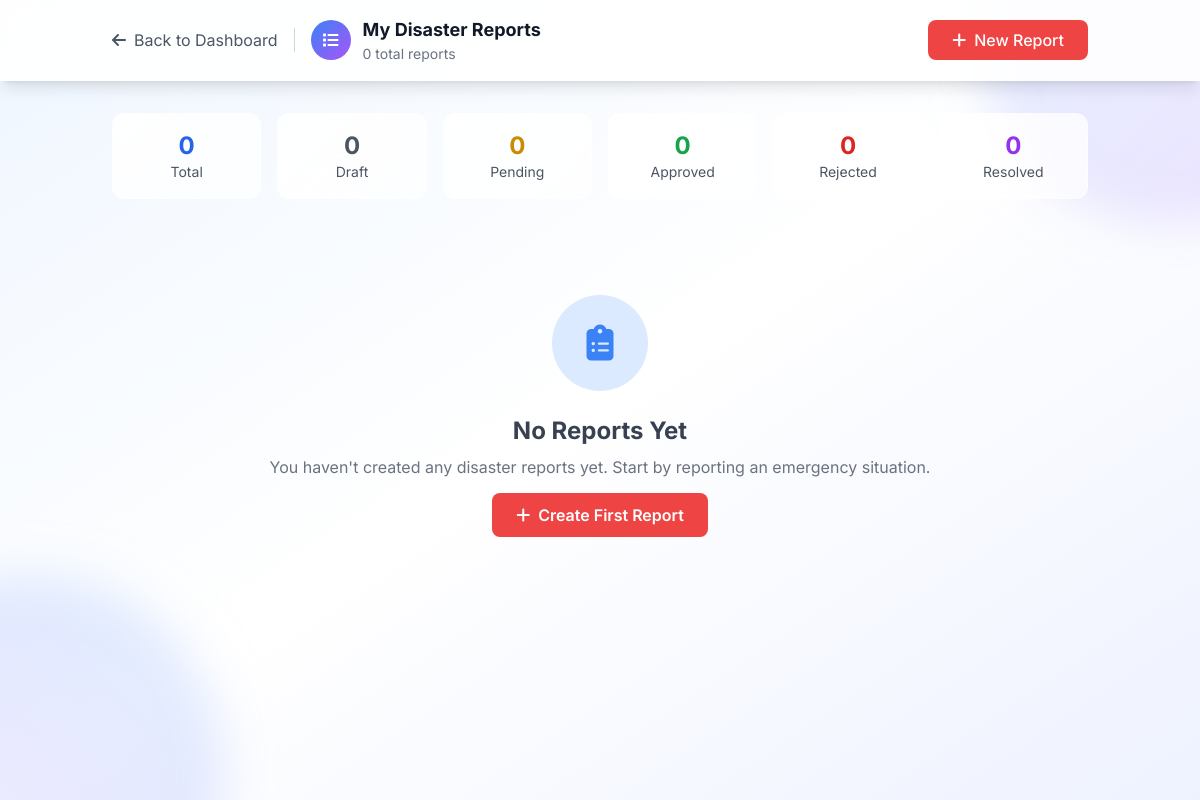
/disasters/my-disasters/ (signed in), run on an earlier commit of the app's database.
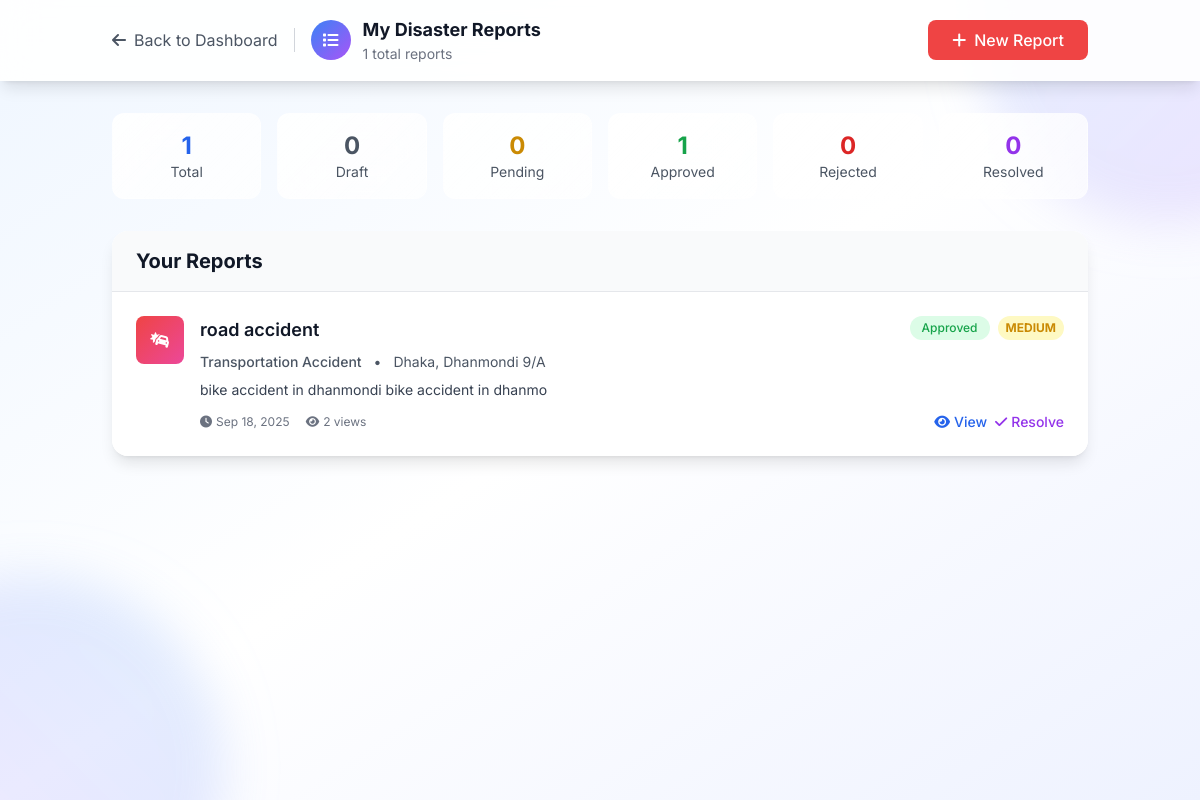
And on a later commit of the database.
### disasters/models.py (models this page shows, shortened)
class Disaster(models.Model):
    DISASTER_TYPE_CHOICES = [
        ('earthquake', 'Earthquake'),
        ('flood', 'Flood'),
        ('cyclone_storm', 'Cyclone/Storm'),
        ('wildfire', 'Fire (Wildfire)'),
        ('landslide', 'Landslide'),
        ('drought', 'Drought'),
        ('tsunami', 'Tsunami'),
        ('natural_other', 'Natural - Others'),
        ('building_fire', 'Building Fire'),
        ('industrial_accident', 'Industrial Accident'),
        ('chemical_spill', 'Chemical Spill'),
        ('transportation_accident', 'Transportation Accident'),
        ('bomb_threat', 'Bomb Threat/Explosion'),
        ('gas_leak', 'Gas Leak'),
        ('structural_collapse', 'Structural Collapse'),
        ('manmade_other', 'Man-Made - Others'),
    ]
    CATEGORY_CHOICES = [
        ('natural', 'Natural Disaster'),
        ('manmade', 'Man-Made Disaster'),
    ]
    SEVERITY_CHOICES = [
        ('critical', 'Critical'),
        ('high', 'High'),
        ('medium', 'Medium'),
        ('low', 'Low'),
    ]
    STATUS_CHOICES = [
        ('draft', 'Draft'),
        ('pending', 'Pending Review'),
        ('approved', 'Approved'),
        ('rejected', 'Rejected'),
        ('resolved', 'Resolved'),
        ('cancelled', 'Cancelled'),
    ]
    title = models.CharField(max_length=200)
    disaster_type = models.CharField(max_length=30, choices=DISASTER_TYPE_CHOICES)
    category = models.CharField(max_length=10, choices=CATEGORY_CHOICES)
    severity = models.CharField(max_length=10, choices=SEVERITY_CHOICES)
    description = models.TextField(help_text="Minimum 50 characters required")
    city = models.CharField(max_length=100)
    area_sector = models.CharField(max_length=100)
    specific_address = models.TextField(blank=True, help_text="Optional specific address")
    landmarks = models.CharField(max_length=200, blank=True, help_text="Nearby landmarks")
    incident_datetime = models.DateTimeField(help_text="When the disaster actually occurred")
    created_at = models.DateTimeField(auto_now_add=True)
    updated_at = models.DateTimeField(auto_now=True)
    reporter = models.ForeignKey(User, on_delete=models.CASCADE, related_name='reported_disasters')
    emergency_contact = models.CharField(max_length=15, blank=True, help_text="Emergency contact on scene")
    status = models.CharField(max_length=15, choices=STATUS_CHOICES, default='draft')
    approved_by = models.ForeignKey(User, on_delete=models.SET_NULL, null=True, blank=True,
                                    related_name='approved_disasters')
    approved_at = models.DateTimeField(null=True, blank=True)
    rejection_reason = models.TextField(blank=True)
    resolved_at = models.DateTimeField(null=True, blank=True)
    resolution_notes = models.TextField(blank=True)
    view_count = models.PositiveIntegerField(default=0)
    is_active = models.BooleanField(default=True)
    class Meta:
        ordering = ['-created_at']
        indexes = [
            models.Index(fields=['status', 'city', 'area_sector']),
            models.Index(fields=['disaster_type', 'severity']),
            models.Index(fields=['created_at']),
        ]
    def get_severity_color(self):
        colors = {
            'critical': 'text-red-600 bg-red-100',
            'high': 'text-orange-600 bg-orange-100',
            'medium': 'text-yellow-600 bg-yellow-100',
            'low': 'text-green-600 bg-green-100'
        }
        return colors.get(self.severity, 'text-gray-600 bg-gray-100')
    def get_disaster_icon(self):
        icons = {
            'earthquake': 'fas fa-mountain',
            'flood': 'fas fa-water',
            'cyclone_storm': 'fas fa-wind',
            'wildfire': 'fas fa-fire',
            'landslide': 'fas fa-mountain',
            'drought': 'fas fa-sun',
            'tsunami': 'fas fa-water',
            'building_fire': 'fas fa-fire-extinguisher',
            'industrial_accident': 'fas fa-industry',
            'chemical_spill': 'fas fa-vial',
            'transportation_accident': 'fas fa-car-crash',
            'bomb_threat': 'fas fa-bomb',
            'gas_leak': 'fas fa-gas-pump',
            'structural_collapse': 'fas fa-building',
        }
        return icons.get(self.disaster_type, 'fas fa-exclamation-triangle')

### disasters/views.py (the view)
# urls.py: path('my-disasters/', views.my_disasters, name='my_disasters'),
@login_required
def my_disasters(request):
    disasters = Disaster.objects.filter(reporter=request.user).order_by('-created_at')
    stats = {
        'total': disasters.count(),
        'draft': disasters.filter(status='draft').count(),
        'pending': disasters.filter(status='pending').count(),
        'approved': disasters.filter(status='approved').count(),
        'rejected': disasters.filter(status='rejected').count(),
        'resolved': disasters.filter(status='resolved').count(),
    }
    paginator = Paginator(disasters, 10)
    page_number = request.GET.get('page')
    page_obj = paginator.get_page(page_number)
    context = {
        'page_obj': page_obj,
        'stats': stats,
    }
    return render(request, 'disasters/my_disasters.html', context)

### disasters/templatetags/disasters_tags.py (called while the page is built)
@register.filter
def status_color(status):
    colors = {
        'draft': 'text-gray-600 bg-gray-100',
        'pending': 'text-yellow-600 bg-yellow-100',
        'approved': 'text-green-600 bg-green-100',
        'rejected': 'text-red-600 bg-red-100',
        'resolved': 'text-blue-600 bg-blue-100',
        'cancelled': 'text-gray-600 bg-gray-100'
    }
    return colors.get(status, 'text-gray-600 bg-gray-100')

### templates/disasters/my_disasters.html (shortened to what the changed rows need)
{% load static %}
{% load disasters_tags %}
<!DOCTYPE html>
<html lang="en">
<head>
    <script src="https://cdn.tailwindcss.com"></script>
    <link rel="stylesheet" href="https://cdnjs.cloudflare.com/ajax/libs/font-awesome/6.4.0/css/all.min.css">
</head>
<body class="min-h-screen bg-gradient-to-br from-blue-50 via-white to-indigo-50">
    <header class="bg-white/90 backdrop-blur-lg shadow-lg sticky top-0 z-50 border-b border-white/20">
        <div class="container mx-auto px-6 py-4 flex items-center justify-between">
            <div class="flex items-center space-x-4">
                <div class="flex items-center space-x-3">
                    <div>
                        <h1 class="text-lg font-bold text-gray-900">My Disaster Reports</h1>
                        <p class="text-sm text-gray-500">{{ stats.total }} total reports</p>
                    </div>
                </div>
            </div>
        </div>
    </header>
    <div class="container mx-auto px-6 py-8 relative z-10">
        <div class="grid grid-cols-2 md:grid-cols-3 lg:grid-cols-6 gap-4 mb-8">
            <div class="stats-card rounded-xl p-4 text-center">
                <div class="text-2xl font-bold text-blue-600">{{ stats.total }}</div>
                <div class="text-sm text-gray-600">Total</div>
            </div>
            <div class="stats-card rounded-xl p-4 text-center">
                <div class="text-2xl font-bold text-green-600">{{ stats.approved }}</div>
                <div class="text-sm text-gray-600">Approved</div>
            </div>
        </div>
        {% if page_obj.object_list %}
            <div class="bg-white rounded-2xl shadow-lg overflow-hidden">
                <div class="px-6 py-4 border-b border-gray-200 bg-gray-50">
                    <h2 class="text-xl font-bold text-gray-900">Your Reports</h2>
                </div>
                <div class="divide-y divide-gray-200">
                    {% for disaster in page_obj.object_list %}
                        <div class="disaster-row p-6 hover:bg-gray-50 transition-colors">
                            <div class="flex items-start justify-between">
                                <div class="flex items-start space-x-4 flex-1">
                                    <div class="w-12 h-12 bg-gradient-to-br from-red-500 to-pink-500 rounded-lg flex items-center justify-center text-white flex-shrink-0">
                                        <i class="{{ disaster.get_disaster_icon }}"></i>
                                    </div>
                                    <div class="flex-1 min-w-0">
                                        <div class="flex items-start justify-between mb-2">
                                            <h3 class="text-lg font-semibold text-gray-900 truncate">{{ disaster.title }}</h3>
                                            <div class="flex items-center space-x-2 ml-4">
                                                <span class="inline-flex px-3 py-1 text-xs font-medium rounded-full {{ disaster.status|status_color }}">
                                                    {{ disaster.get_status_display }}
                                                </span>
                                                <span class="inline-flex px-2 py-1 text-xs font-bold rounded-full {{ disaster.get_severity_color }}">
                                                    {{ disaster.get_severity_display|upper }}
                                                </span>
                                            </div>
                                        </div>
                                        <div class="text-sm text-gray-600 mb-2">
                                            <span class="font-medium">{{ disaster.get_disaster_type_display }}</span>
                                            <span class="mx-2">•</span>
                                            <span>{{ disaster.city }}, {{ disaster.area_sector }}</span>
                                        </div>
                                        <p class="text-gray-700 text-sm mb-3 line-clamp-2">{{ disaster.description|truncatechars:150 }}</p>
                                        <div class="flex items-center justify-between">
                                            <div class="flex items-center space-x-4 text-xs text-gray-500">
                                                <span class="flex items-center">
                                                    <i class="fas fa-clock mr-1"></i>
                                                    {{ disaster.created_at|date:"M j, Y" }}
                                                </span>
                                                <span class="flex items-center">
                                                    <i class="fas fa-eye mr-1"></i>
                                                    {{ disaster.view_count }} views
                                                </span>
                                            </div>
                                            <div class="flex items-center space-x-2">
                                                <a href="{% url 'disasters:disaster_detail' disaster.id %}"
                                                   class="text-blue-600 hover:text-blue-700 text-sm font-medium">
                                                    <i class="fas fa-eye mr-1"></i>View
                                                </a>
                                                {% if disaster.status == 'approved' and disaster.reporter == user %}
                                                    <button onclick="markAsResolved({{ disaster.id }})"
                                                            class="text-purple-600 hover:text-purple-700 text-sm font-medium">
                                                        <i class="fas fa-check mr-1"></i>Resolve
                                                    </button>
                                                {% endif %}
                                            </div>
                                        </div>
                                    </div>
                                </div>
                            </div>
                        </div>
                    {% endfor %}
                </div>
            </div>
        {% else %}
            <div class="text-center py-16">
                <div class="w-24 h-24 mx-auto mb-6 bg-blue-100 rounded-full flex items-center justify-center">
                    <i class="fas fa-clipboard-list text-4xl text-blue-500"></i>
                </div>
                <h3 class="text-2xl font-bold text-gray-700 mb-2">No Reports Yet</h3>
                <p class="text-gray-500 mb-6">You haven't created any disaster reports yet. Start by reporting an emergency situation.</p>
                <a href="{% url 'disasters:create_disaster' %}"
                   class="bg-red-500 text-white px-6 py-3 rounded-lg hover:bg-red-600 transition-colors font-semibold">
                    <i class="fas fa-plus mr-2"></i>Create First Report
                </a>
            </div>
        {% endif %}
    </div>
</body>
</html>

What changed in the data, as far as the page shows it:
added Disaster: title "road accident", status "Approved", severity "MEDIUM", disaster_type "Transportation Accident", city "Dhaka", area_sector "Dhanmondi 9/A", description "bike accident in dhanmondi bike accident in dhanmo", created_at "Sep 18, 2025", view_count "2"
Also different on the page:
{{ stats.total }}: "0" → "1"
{{ stats.approved }}: "0" → "1"
text no longer shown: "No Reports Yet You haven't created any disaster reports yet. Start by reporting an emergency situation. Create First Report"
text now shown: "Your Reports"
